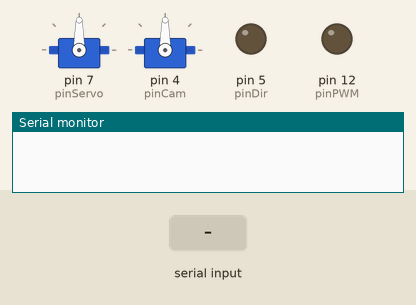
This sketch was run on a simulated Arduino Uno, built with avr-gcc and run on an emulated ATmega328P. On the bench: 2 × servo, output pins drawn as LEDs (lit = HIGH), the last lines printed to the serial monitor. The inputs (shaded band) are chosen by the test bench.

Above: at 1.2 s.
1.3 s: "90 45\n" received over Serial
At 2.5 s:
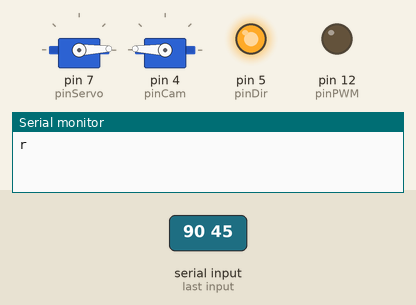
2.8 s: "0\n" received over Serial
At 3.6 s:
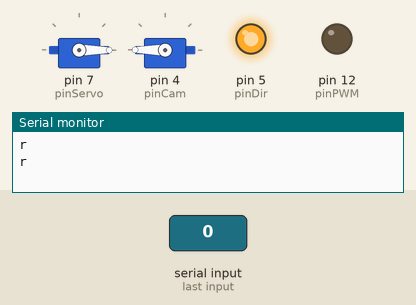
Timing chart, 0 to 5.8 s (numbered marks = the images above; inputs shaded):
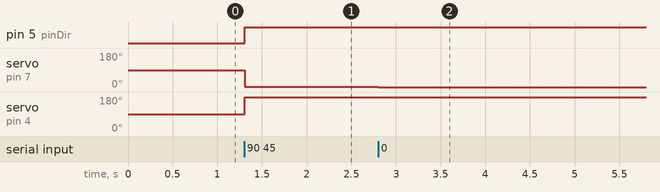

The sketch:

casaoutdoorrovercontroliteration2.ino
```cpp
#include <Servo.h>

  const int pinDir = 5;
  const int pinPWM = 12;
  const int pinServo = 7;
  const int pinCam = 4;
  Servo steer;
  Servo cam;
  int campos = 450;


void setup() {
  Serial.begin(9600);
 // Serial.setTimeout(50); //don't wait longer than the joystick sends commands, should prevent overflow
  pinMode(pinDir, OUTPUT);
  pinMode(pinPWM, OUTPUT);
  pinMode(pinServo, OUTPUT);
  steer.attach(pinServo);
  cam.attach(pinCam);
}

void loop() {
  int xpos;
  int ypos;
  //SERIAL STUFF HERE
  //first we suck up the whole line
  String input;
  String x;
  String y;

  while (Serial.available() == 0); // spin on serial input. NOTE THAT THIS MEANS WE DO THE LAST COMMAND.
  input = Serial.readStringUntil('\n');
  Serial.print("r\n"); //command acknowledgement. We force synchronicity to prevent buffer overflows and unintended behavior
 /* Serial.print("Input is ");
  Serial.print(input);
  Serial.println(); */


  y = input.substring(0, input.indexOf(' '));
  x = input.substring(input.indexOf(' ') + 1); //reads till end

  xpos = x.toInt();
  ypos = y.toInt();

  //should probably add some sanity checks to make sure we're not getting garbage.
  //END SERIAL STUFF

  /*analogWrite(pinPWM, ypos);
  digitalWrite(pinDir, LOW); //LOW IS FORWARD */

  ypos = ypos - 2030; // center y around 0
  int ymag = abs(ypos);

  /*if (ymag < 700) { //we shouldn't need to filter the digital joystick
    ymag = 0;
    ypos = 0;
  }*/


  int xangle = map(xpos, 0, 4050, 0, 180); //map to servo angle range
  int yscale = map(ymag, 0, 2042, 0, 255); //map to PWM range

     if(ypos > 0) //forward
      {
      analogWrite(pinPWM,yscale/4); //right now, 25% is the highest we want them to be able to drive at (since the rover goes so fast at 100%)
      digitalWrite(pinDir, LOW);
      }
     else if(ypos < 0) //backwards
     {
      analogWrite(pinPWM, yscale/4); //right now, 25% is the highest we want them to be able to drive at (since the rover goes so fast at 100%)
      digitalWrite(pinDir, HIGH); //not sure if this is actually backwards, might have to remap after tuning.
     } //MUST WRITE PINS LOW, NOT JUST HIGH!!!!!
     else{
      analogWrite(pinPWM, 0);
      digitalWrite(pinDir, HIGH);
     }

    steer.write(xangle);
    cam.write(180-xangle);


  delay(20); // not sure how necessary this is, might even work better without it */
}
```

Measured:
- after the input at 1.3 s, pin 5 (pinDir): LOW → HIGH at once; servo on pin 7 (pinServo): 90° → 2° at once; servo on pin 4 (pinCam): 90° → 178° at once
- after the input at 2.8 s, servo on pin 7 (pinServo): 2° → 0° at once; servo on pin 4 (pinCam): 178° → 180° at once
